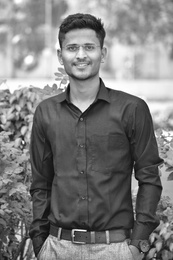
%> input picture Image_Processing/Lab5/jaydeep.jpg, 173 x 260 px, shrunk from 853 x 1280 before the run
$ octave task5.m   (GNU Octave 9; MATLAB toolbox functions it lacks are replaced by stand-ins)
%> lines starting %> are read from the running program, lines starting %| are printed output that depends on the picture
%> further down, r is the input picture: size 260x173 uint8; min 3, max 255, mean 124.3
### Image_Processing/Lab5/standard_box_filter.m
function s = standard_box_filter(r,m,n)
%> called with m = 3, n = 3
  [M,N] = size(r);
%> M = 260; N = 173
  a = (m-1)/2;
  b = (n-1)/2;
  new_imsize = zeros(M + 2*a,N + 2*b);
  new_imsize(1+a:M+a,1+b:N+b) = r;
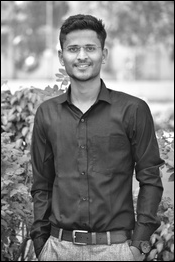
%> new_imsize: size 262x175 double; min 0, max 255, mean 122
  sub_image = ((1/(m*n)).*ones(m,n));
  s = zeros(size(r));
  for i = 1+a:M+a,
    for j = 1+b:N+b,
      k = new_imsize(i-a:i+a,j-b:j+b);
      s(i-a,j-b) = sum(sum(k.*sub_image));
    endfor
  endfor
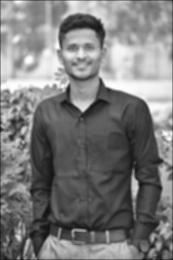
%> s: size 260x173 double; min 18.33, max 254.8, mean 123.4
  s = uint8(s);
%> s: size 260x173 uint8
endfunction

### Image_Processing/Lab5/task5.m
r = imread('jaydeep.jpg');
imshow(r);
title("Original Image");

figure;

s = standard_box_filter(r,3,3);
subplot(3,3,1);
imshow(s);
title("First Pass");

for i=2:9
  s = standard_box_filter(s,3,3);
  subplot(3,3,i);
  imshow(s);
  title(i);
endfor
%> this loop made 8 passes
%> pass 2, `s = standard_box_filter(s,3,3);`:
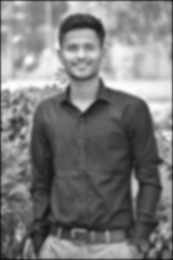
%> s: size 260x173 uint8; min 14, max 253, mean 122.2
%> after the loop:
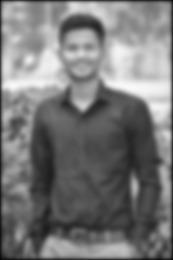
%> s: size 260x173 uint8; min 5, max 249, mean 120
%> after the loop:
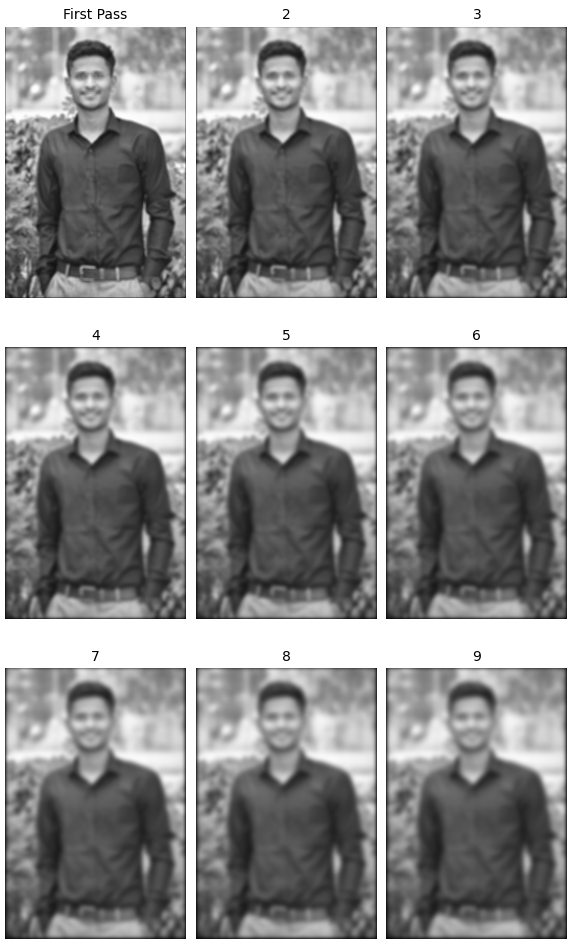
%> figure redrawn from the program's plot data, 9 panels
